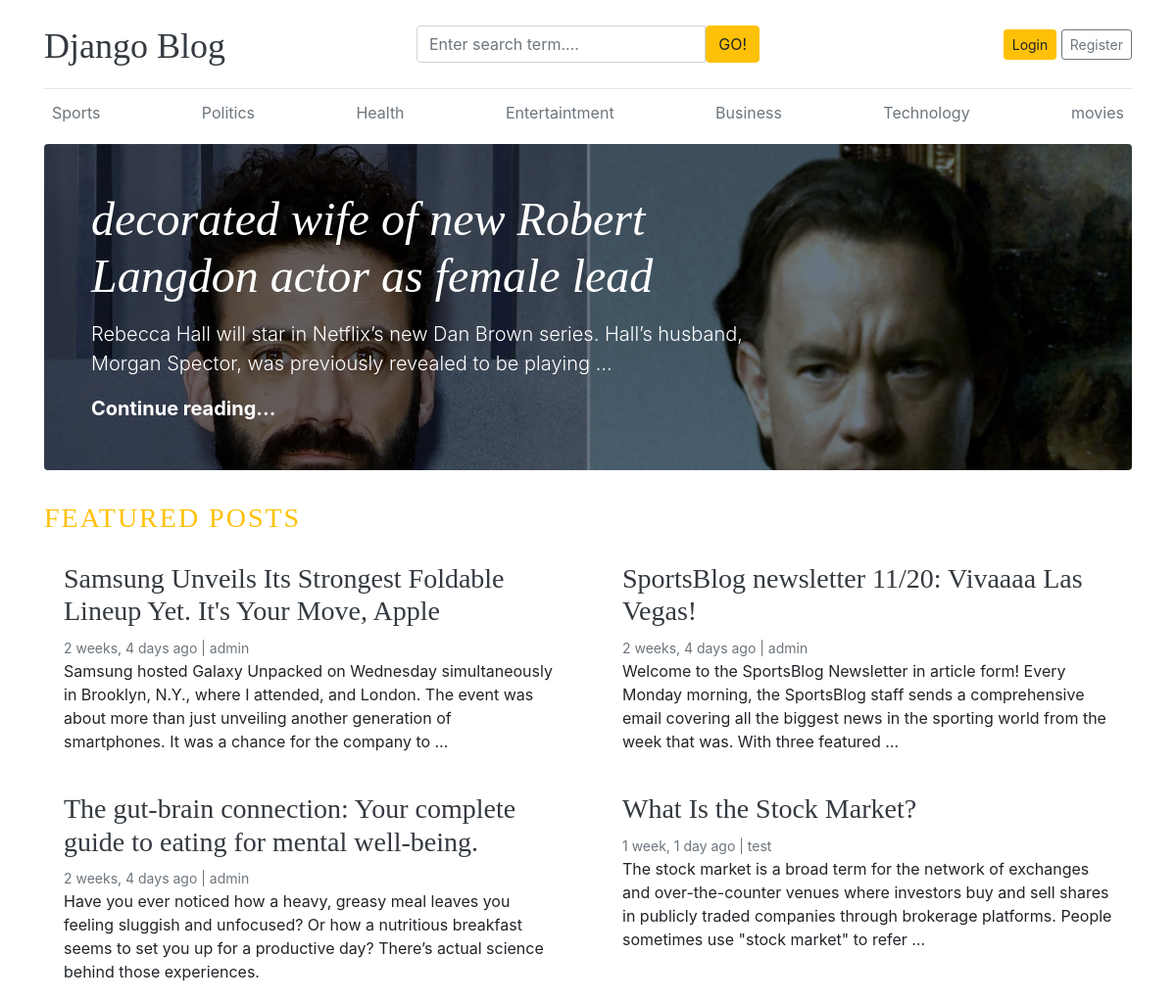
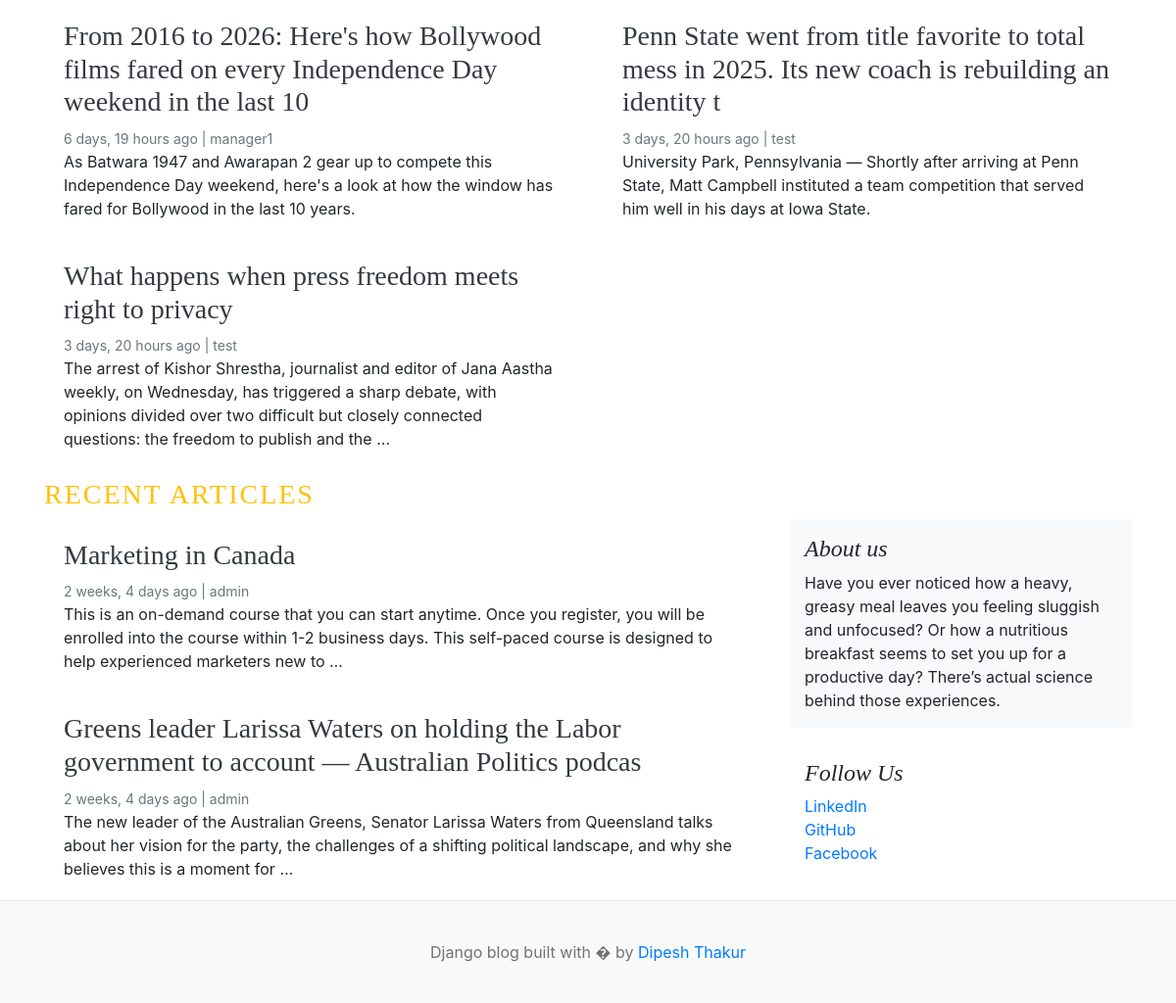
The page / on the database its author committed (2 pictures, top to bottom).
### blogs/models.py (models this page shows, shortened)
class Category(models.Model):
    category_name = models.CharField(max_length=50, unique=True)
    created_at = models.DateTimeField(auto_now_add = True)
    updated_at = models.DateTimeField(auto_now=True)
    class Meta:
        verbose_name_plural = "categories"  #admin panel ma correct speing aau x prural ma

class Blogs(models.Model):
    title = models.CharField(max_length=100)
    slug = models.SlugField(max_length=200, unique=True, blank=True)
    Category = models.ForeignKey(Category,on_delete=models.CASCADE)
    author= models.ForeignKey(User, on_delete=models.CASCADE)
    featured_image = models. ImageField(upload_to= 'uploads/%y/%m/%d')
    short_description = models.TextField(max_length=2000)
    blog_body = models.TextField (max_length= 3000)
    status= models.CharField( max_length=50, choices= STATUS_CHOICES, default="Draft")
    is_featured = models.BooleanField(default=False)
    created_at = models.DateTimeField(auto_now_add=True)
    updated_at = models.DateTimeField(auto_now= True)
    class Meta:
            verbose_name_plural = "Blogs"  #admin panel ma correct speing aau x prural ma

### about/models.py (models this page shows, shortened)
class About(models.Model):
    about_heading = models.CharField(max_length=25)
    about_description = models.TextField(max_length=500)
    created_at = models.DateTimeField(auto_now_add=True)
    updated_at = models.DateTimeField(auto_now= True)
    class Meta:
            verbose_name_plural = "About"  #admin panel ma correct speing aau x prural ma

class SocialLink(models.Model):
    platform = models.CharField(max_length=100)
    link = models. URLField(max_length=300)
    created_at = models.DateTimeField(auto_now_add=True)
    updated_at = models.DateTimeField(auto_now= True)

### blog_main/views.py (the view)
# urls.py: 2. Add a URL to urlpatterns:  path('', views.home, name='home')
def home(request):
    featured_posts = Blogs.objects.filter(is_featured = True, status='Published' ).order_by('updated_at')
    posts= Blogs.objects.filter(is_featured = False, status='Published')
    try:
        about = About.objects.get() #get() le 1 ta data matrai fetch gar x
    except:
        about = None
    context= {
        'featured_posts': featured_posts,
        'posts': posts,
        'about' : about,
    }
    return render(request, 'home.html',context)

### blogs/context_processor.py (called while the page is built)
def get_categories(request):
    categories = Category.objects.all()
    return dict(categories= categories)

def get_social_links(request):
    social_links = SocialLink.objects.all()
    return dict(social_links = social_links)

### templates/home.html
{% extends 'base.html' %}
{% block content %}
    {% for post in featured_posts %}
    {% if forloop.first %}
    <div class="jumbotron p-3 p-md-5 text-white rounded bg-dark" style="background-image: url( {{post.featured_image.url}} ); background-blend-mode: overlay; background-size: cover;">
        <div class="col-md-8 px-0">
          <h1 class="display-4 font-italic">{{ post.title}} </h1>
          <p class="lead my-3"> {{ post.short_description| truncatewords:20 }} </p>
          <p class="lead mb-0"><a href="{% url 'blogs' post.slug %}" class="text-white font-weight-bold">Continue reading...</a></p>
        </div>
    </div>
    {% endif %}
    {% endfor %}
  <h3 class="text-uppercase text-warning" style="letter-spacing: 2px;" > featured Posts </h3>
  <div class="row mb-2">
    {% for post in featured_posts %}
      {% if not forloop.first %}
    <div class="col-md-6">
      <div class="card border-0" >
        <div class="card-body">
          <h3> <a href="{% url 'blogs' post.slug %}" class="text-dark" >  {{post.title}} </a></h3>
          <small class="mb-1 text-muted"> {{post.created_at | timesince}} ago | {{post.author}}</small>
          <p class="card-text"> {{post.short_description | truncatewords:35 }} </p>
        </div>
      </div>
    </div>
        {% endif %}
    {% endfor %}
  </div>
  <h3 class="text-uppercase text-warning" style="letter-spacing: 2px;" > Recent articles </h3>
  <main role="main" class="container p-0">
    <div class="row">
      <div class="col-md-8 blog-main">
        {% for post in posts %}
        <div class="card border-0" >
          <div class="card-body">
            <h3> <a href="{% url 'blogs' post.slug %}" class="text-dark" >  {{post.title}} </a></h3>
            <small class="mb-1 text-muted"> {{post.created_at | timesince}} ago | {{post.author}}</small>
            <p class="card-text"> {{post.short_description | truncatewords:35 }} </p>
          </div>
        </div>
        {% endfor %}
      </div>
      <aside class="col-md-4 blog-sidebar">
        <div class="p-3 mb-3 bg-light rounded">
          <h4 class="font-italic"> {{about.about_heading}} </h4>
          <p class="mb-0"> {{about.about_description}} </p>
        </div>
        {% if social_links %}
        <div class="p-3">
          <h4 class="font-italic">Follow Us</h4>
          <ol class="list-unstyled">
            {% for i in social_links %}
            <li><a href=" {{i.link}} target = "_blank"> {{i.platform}} </a></li>
            {% endfor %}
          </ol>
        </div>
        {% endif %}
      </aside>
    </div>
  </main>
</div>
{% endblock %}

### templates/base.html (shortened to what this page needs)
{% load static %}
<!DOCTYPE html>
<html lang="en">
<head>
    <link rel="stylesheet" href="https://cdn.jsdelivr.net/npm/bootstrap@4.6.2/dist/css/bootstrap.min.css">
    <link href="{% static 'css/blog.css' %}" rel="stylesheet">
    <link rel="stylesheet" href="https://cdnjs.cloudflare.com/ajax/libs/font-awesome/4.7.0/css/font-awesome.min.css">
  </head>
<body>
    <div class="container">
      <header class="blog-header py-3">
        <div class="row flex-nowrap justify-content-between align-items-center">
          <div class="col-4 pt-1">
            <a class="blog-header-logo text-dark" href="/">Django Blog</a>
          </div>
          <div class="col-4">
            <form action="{% url  'search' %}" method="GET">
              <div class="input-group" >
                <input class="form-control" type="text" name="keyword" value="{{keyword}}" placeholder="Enter search term...." aria-label="Enter search term...">
                <button type="submit" class="btn btn-warning" id='button-search' type="button" >GO!</button>
              </div>
            </form>
          </div>
          <div class="col-4 d-flex justify-content-end align-items-center">
            {% if not user.is_authenticated %}
            <a class="btn btn-sm btn-warning" href=" {% url 'login' %} ">Login</a> &nbsp;
            <a class="btn btn-sm btn-outline-secondary" href=" {% url 'register' %} ">Register</a>
            {% else %}
            <span> <a href=" {% url 'dashboard' %} "> Dashboard </a> </span>
            &emsp;
            <span>  <a href=" {% url 'logout' %}  "> Logout </a> </span>
            {% endif %}
          </div>
        </div>
      </header>
      <div class="nav-scroller py-1 mb-2">
        <nav class="nav d-flex justify-content-between">
          {% for category in categories  %}
          <a class="p-2 text-muted" href="{% url  'posts_by_category' category.id %}">{{category.category_name}}</a>
          {% endfor %}
        </nav>
      </div>
{% block content %}
{% endblock %}
<footer class="blog-footer">
  <p>Django blog built with � by <a href="#">Dipesh Thakur</a></p>
</footer>

### blog_main/static/css/blog.css (style rules this page uses)
.blog-header { border-bottom: 1px solid #e5e5e5; }
.blog-header-logo { font-family: "Playfair Display", Georgia, "Times New Roman", serif; font-size: 2.25rem; }
h1, h2, h3, h4, h5, h6 { font-family: "Playfair Display", Georgia, "Times New Roman", serif; }
.display-4 { font-size: 2.5rem; }
@media (min-width: 768px) { .display-4 { font-size: 3rem; } }
.blog-footer { padding: 2.5rem 0; color: #727272; text-align: center; background-color: #f9f9f9; border-top: .05rem solid #e5e5e5; }
.blog-footer p:last-child { margin-bottom: 0; }

### rows shown on the page
Category: category_name "Sports"
Category: category_name "Politics"
Category: category_name "Health"
Category: category_name "Entertaintment"
Category: category_name "Business"
Category: category_name "Technology"
Category: category_name "movies"
Blogs: featured_image (picture), title "decorated wife of new Robert Langdon actor as female lead", short_description "Rebecca Hall will star in Netflix’s new Dan Brown series. Hall’s husband, Morgan Spector, was previously revealed to be playing …"
Blogs: title "Samsung Unveils Its Strongest Foldable Lineup Yet. It's Your Move, Apple", created_at "2 weeks, 4 days", author "admin", short_description "Samsung hosted Galaxy Unpacked on Wednesday simultaneously in Brooklyn, N.Y., where I attended, and London. The event was about more than just unveiling another generation of smartphones. It was a chance for the company to …"
Blogs: title "SportsBlog newsletter 11/20: Vivaaaa Las Vegas!", created_at "2 weeks, 4 days", author "admin", short_description "Welcome to the SportsBlog Newsletter in article form! Every Monday morning, the SportsBlog staff sends a comprehensive email covering all the biggest news in the sporting world from the week that was. With three featured …"
Blogs: title "The gut-brain connection: Your complete guide to eating for mental well-being.", created_at "2 weeks, 4 days", author "admin", short_description "Have you ever noticed how a heavy, greasy meal leaves you feeling sluggish and unfocused? Or how a nutritious breakfast seems to set you up for a productive day? There’s actual science behind those experiences."
Blogs: title "What Is the Stock Market?", created_at "1 week, 1 day", author "test", short_description "The stock market is a broad term for the network of exchanges and over-the-counter venues where investors buy and sell shares in publicly traded companies through brokerage platforms. People sometimes use \"stock market\" to refer …"
Blogs: title "From 2016 to 2026: Here's how Bollywood films fared on every Independence Day weekend in the last 10", created_at "6 days, 19 hours", author "manager1", short_description "As Batwara 1947 and Awarapan 2 gear up to compete this Independence Day weekend, here's a look at how the window has fared for Bollywood in the last 10 years."
Blogs: title "Penn State went from title favorite to total mess in 2025. Its new coach is rebuilding an identity t", created_at "3 days, 20 hours", author "test", short_description "University Park, Pennsylvania — Shortly after arriving at Penn State, Matt Campbell instituted a team competition that served him well in his days at Iowa State."
Blogs: title "What happens when press freedom meets right to privacy", created_at "3 days, 20 hours", author "test", short_description "The arrest of Kishor Shrestha, journalist and editor of Jana Aastha weekly, on Wednesday, has triggered a sharp debate, with opinions divided over two difficult but closely connected questions: the freedom to publish and the …"
Blogs: title "Marketing in Canada", created_at "2 weeks, 4 days", author "admin", short_description "This is an on-demand course that you can start anytime. Once you register, you will be enrolled into the course within 1-2 business days. This self-paced course is designed to help experienced marketers new to …"
Blogs: title "Greens leader Larissa Waters on holding the Labor government to account — Australian Politics podcas", created_at "2 weeks, 4 days", author "admin", short_description "The new leader of the Australian Greens, Senator Larissa Waters from Queensland talks about her vision for the party, the challenges of a shifting political landscape, and why she believes this is a moment for …"
About: about_heading "About us", about_description "Have you ever noticed how a heavy, greasy meal leaves you feeling sluggish and unfocused? Or how a nutritious breakfast seems to set you up for a productive day? There’s actual science behind those experiences."
SocialLink: platform "LinkedIn"
SocialLink: platform "GitHub"
SocialLink: platform "Facebook"
